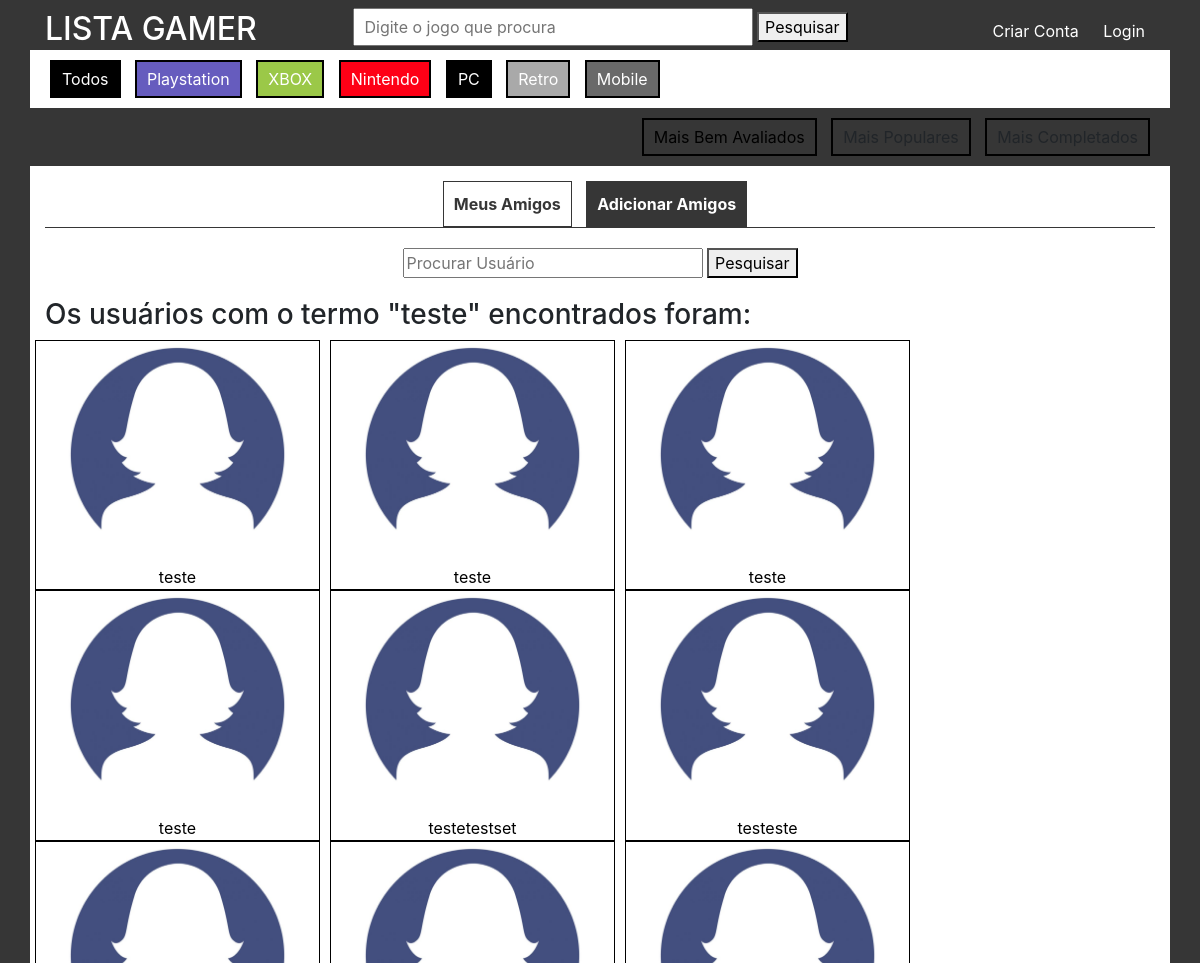
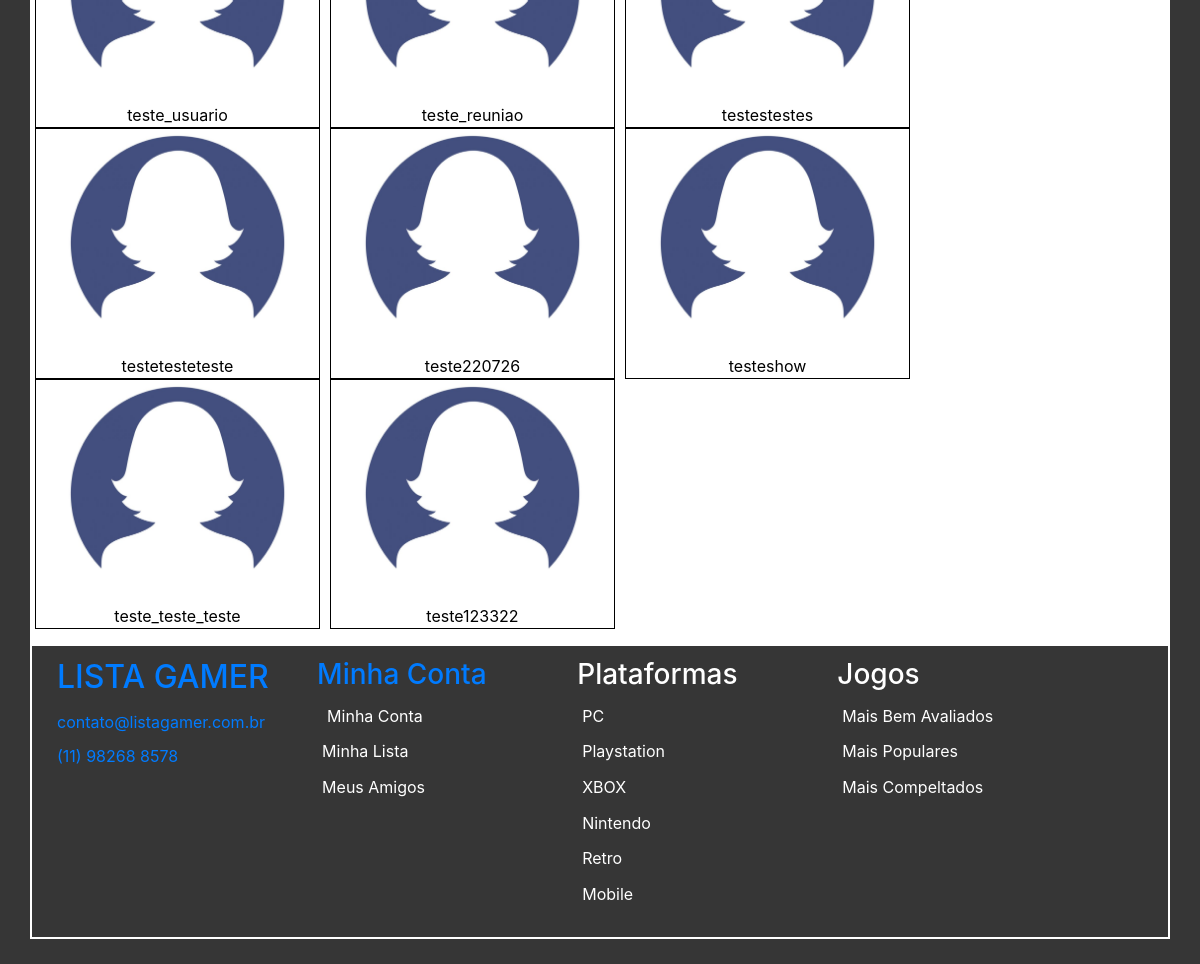
Screenshot of /adiciona_amigos.php?termo=teste with the database file from the repository (2 pictures, top to bottom).
### tables this page shows
CREATE TABLE `usuarios` (
  `id` int(11) NOT NULL,
  `usuario` varchar(50) NOT NULL,
  `nome` varchar(100) NOT NULL,
  `sobrenome` varchar(100) NOT NULL,
  `email` varchar(200) NOT NULL,
  `senha` varchar(100) NOT NULL,
  `foto_perfil` varchar(200) DEFAULT NULL,
  `biografia` text DEFAULT NULL,
  `status` varchar(100) DEFAULT NULL,
  `jogos_favoritos` varchar(500) DEFAULT NULL,
  `generos_favoritos` varchar(500) DEFAULT NULL,
  `consoles_favoritos` varchar(500) DEFAULT NULL,
  `idade` int(3) DEFAULT NULL,
  `apelido` varchar(100) DEFAULT NULL,
  `pais` varchar(100) DEFAULT NULL,
  `twitter` varchar(200) DEFAULT NULL,
  `instagram` varchar(200) DEFAULT NULL,
  `facebook` varchar(200) DEFAULT NULL,
  `email_rede` varchar(200) DEFAULT NULL,
  `twitch` varchar(200) DEFAULT NULL,
  `tiktok` varchar(200) DEFAULT NULL
);

### adiciona_amigos.php (the view, shortened to what this page needs)
<?php
	$objDb = new db();
	$link = $objDb->mysql_connection();
	$termo = isset($_GET['termo']) ? $_GET['termo'] : 0;
?>
<!DOCTYPE html>
<html>
<head>
</head>
<body class="homepage">
	<?php require 'html/header.php'; ?>
	<section class="main my_list">
		<div class="container">
			<div class="category-top">
				<div class="filter-top">
					<div class="row">
						<div class="col-md-12">
							<div class="filter-item">Meus Amigos</div>
							<div class="filter-item active">Adicionar Amigos</div>
						</div>
					</div>
				</div>
				<div class="title" style="margin-top: 20px; margin-bottom: 20px; text-align: center;">
					<form method="post" id="formEditar" action="formularios/direciona_pesquisa_amigo.php">
						<input class="search-input" type="text" name="search" style="width: 300px;" placeholder="Procurar Usuário">
						<button type="submit" class="button">Pesquisar</button>
					</form>
				</div>
			</div>
			<div class="resultados">
				<h3>Os usuários com o termo "<?php echo $termo; ?>" encontrados foram:</h3>
			</div>
			<div class="pesquisa">
				<div class="row">
			<?php
			$sql = "SELECT * FROM usuarios WHERE usuario like '%$termo%'";
			$busca_usuario = mysqli_query($link, $sql);
			if ($busca_usuario) {
				while ($dados_usuario = mysqli_fetch_array($busca_usuario, MYSQLI_ASSOC)) {
					echo "<div class='col-md-3' style='border: 1px solid #000; text-align: center; margin-left: 5px; margin-right: 5px;'>";
					if ($dados_usuario['foto_perfil'] == NULL) {
					echo "<a href='my_account.php?usuario=".$dados_usuario['usuario']."' target='_blank'><img style='width: 100%;' src='fotos/default/perfil.jpg'>";
					}
					else{
						echo "<a href='my_account.php?usuario=".$dados_usuario['usuario']."' target='_blank'><img style='width: 100%;' src='fotos/perfis/". $dados_usuario["foto_perfil"] ."'>";
					}
					echo "<span style='color: #000; margin-top: 10px; margin-bottom: 10px; text-align: center;width: 100%;'>". $dados_usuario['usuario'] ."</span>";
					echo "</div>";
				}
			}
			?>
				</div>
			</div>
		</div>
	</section>
</body>
</html>

### estilo/styles.css (style rules this page uses)
body { font-family: 'Roboto', sans-serif; }
.homepage { background-color: #363636; }
.homepage .main { min-height: 500px; }
.header, .main, .footer { max-width: 1140px; width: 100%; margin: auto; }
.footer { margin-bottom: 25px; }
.footer .estilo-footer { border: 2px solid #FFF; min-height: 200px; background-color: #363636; color: #FFF; padding: 10px 0px; }
.footer .estilo-footer .col-md-3 { width: 22.5%; vertical-align: text-top; display: inline-block; padding-left: 25px; }
.footer .estilo-footer ul { display: inline-block; list-style: none; padding-left: 0px; }
.footer .col-md-3 ul li { padding: 5px 0px; }
.footer .col-md-3 ul li a { color: #FFF; text-decoration: none; vertical-align: middle; margin-left: 5px; }
.footer .col-md-3 h3 { margin-bottom: 5px; }
.main { background-color: #FFF; overflow: auto; }
.main .container { padding: 15px; }

### adiciona_amigos.php (style rules this page uses)
.category-top .filter-top { border-bottom: 1px solid #363636; text-align: center; }
.category-top .filter-top .filter-item.active { background-color: #363636; border: 1px solid #363636; color: #FFF; margin-right: 10px; font-weight: bold; padding: 10px; display: inline-block; }
.category-top .filter-top .filter-item { background-color: #FFF; border: 1px solid #363636; color: #363636; margin-right: 10px; font-weight: bold; padding: 10px; display: inline-block; }

### rows the page displays
usuarios: usuario "teste"
usuarios: usuario "teste"
usuarios: usuario "teste"
usuarios: usuario "teste"
usuarios: usuario "testetestset"
usuarios: usuario "testeste"
usuarios: usuario "teste_usuario"
usuarios: usuario "teste_reuniao"
usuarios: usuario "testestestes"
usuarios: usuario "testetesteteste"
usuarios: usuario "teste220726"
usuarios: usuario "testeshow"
usuarios: usuario "teste_teste_teste"
usuarios: usuario "teste123322"

### other values shown
$termo "teste"
